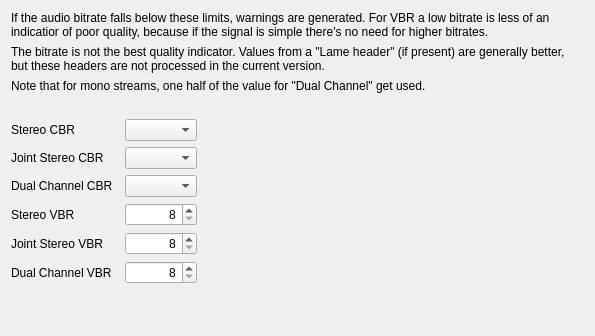
     <widget class="QWidget" name="m_pQualThreshW" >
      <attribute name="title" >
       <string>Quality thresholds</string>
      </attribute>
      <layout class="QGridLayout" >
       <item row="0" column="0" colspan="2" >
        <widget class="QLabel" name="label_8" >
         <property name="text" >
          <string>If the audio bitrate falls below these limits, warnings are generated. For VBR a low bitrate is less of an indicatior of poor quality, because if the signal is simple there's no need for higher bitrates. </string>
         </property>
         <property name="alignment" >
          <set>Qt::AlignLeading|Qt::AlignLeft|Qt::AlignTop</set>
         </property>
         <property name="wordWrap" >
          <bool>true</bool>
         </property>
        </widget>
       </item>
       <item row="1" column="0" colspan="2" >
        <widget class="QLabel" name="label_9" >
         <property name="text" >
          <string>The bitrate is not the best quality indicator. Values from a "Lame header" (if present) are generally better, but these headers are not processed in the current version.</string>
         </property>
         <property name="alignment" >
          <set>Qt::AlignLeading|Qt::AlignLeft|Qt::AlignTop</set>
         </property>
         <property name="wordWrap" >
          <bool>true</bool>
         </property>
        </widget>
       </item>
       <item row="2" column="0" colspan="2" >
        <widget class="QLabel" name="label_10" >
         <property name="text" >
          <string>Note that for mono streams, one half of the value for "Dual Channel" get used.</string>
         </property>
         <property name="alignment" >
          <set>Qt::AlignLeading|Qt::AlignLeft|Qt::AlignTop</set>
         </property>
         <property name="wordWrap" >
          <bool>true</bool>
         </property>
        </widget>
       </item>
       <item row="3" column="0" colspan="2" >
        <widget class="QLabel" name="label_11" >
         <property name="text" >
          <string/>
         </property>
         <property name="alignment" >
          <set>Qt::AlignLeading|Qt::AlignLeft|Qt::AlignTop</set>
         </property>
         <property name="wordWrap" >
          <bool>true</bool>
         </property>
        </widget>
       </item>
       <item row="4" column="0" >
        <widget class="QWidget" native="1" name="widget_12" >
         <property name="sizePolicy" >
          <sizepolicy vsizetype="Preferred" hsizetype="Minimum" >
           <horstretch>0</horstretch>
           <verstretch>0</verstretch>
          </sizepolicy>
         </property>
         <layout class="QGridLayout" >
          <property name="leftMargin" >
           <number>0</number>
          </property>
          <property name="topMargin" >
           <number>0</number>
          </property>
          <property name="rightMargin" >
           <number>0</number>
          </property>
          <property name="bottomMargin" >
           <number>0</number>
          </property>
          <item row="0" column="0" >
           <widget class="QLabel" name="label_2" >
            <property name="text" >
             <string>Stereo CBR</string>
            </property>
           </widget>
          </item>
          <item row="0" column="1" >
           <widget class="QComboBox" name="m_pQualStCbrCbB" >
            <property name="maxVisibleItems" >
             <number>15</number>
            </property>
           </widget>
          </item>
          <item row="1" column="0" >
           <widget class="QLabel" name="label_3" >
            <property name="text" >
             <string>Joint Stereo CBR</string>
            </property>
           </widget>
          </item>
          <item row="1" column="1" >
           <widget class="QComboBox" name="m_pQualJtStCbrCbB" >
            <property name="maxVisibleItems" >
             <number>15</number>
            </property>
           </widget>
          </item>
          <item row="2" column="0" >
           <widget class="QLabel" name="label_4" >
            <property name="text" >
             <string>Dual Channel CBR</string>
            </property>
           </widget>
          </item>
          <item row="2" column="1" >
           <widget class="QComboBox" name="m_pQualDlChCbrCbB" >
            <property name="maxVisibleItems" >
             <number>15</number>
            </property>
           </widget>
          </item>
          <item row="3" column="0" >
           <widget class="QLabel" name="label_5" >
            <property name="text" >
             <string>Stereo VBR</string>
            </property>
           </widget>
          </item>
          <item row="3" column="1" >
           <widget class="QSpinBox" name="m_pQualStVbrSB" >
            <property name="minimumSize" >
             <size>
              <width>70</width>
              <height>0</height>
             </size>
            </property>
            <property name="alignment" >
             <set>Qt::AlignRight|Qt::AlignTrailing|Qt::AlignVCenter</set>
            </property>
            <property name="minimum" >
             <number>8</number>
            </property>
            <property name="maximum" >
             <number>448</number>
            </property>
           </widget>
          </item>
          <item row="4" column="0" >
           <widget class="QLabel" name="label_6" >
            <property name="text" >
             <string>Joint Stereo VBR</string>
            </property>
           </widget>
          </item>
          <item row="4" column="1" >
           <widget class="QSpinBox" name="m_pQualJtStVbrSB" >
            <property name="minimumSize" >
             <size>
              <width>70</width>
              <height>0</height>
             </size>
            </property>
            <property name="alignment" >
             <set>Qt::AlignRight|Qt::AlignTrailing|Qt::AlignVCenter</set>
            </property>
            <property name="minimum" >
             <number>8</number>
            </property>
            <property name="maximum" >
             <number>448</number>
            </property>
           </widget>
          </item>
          <item row="5" column="0" >
           <widget class="QLabel" name="label_7" >
            <property name="text" >
             <string>Dual Channel VBR</string>
            </property>
           </widget>
          </item>
          <item row="5" column="1" >
           <widget class="QSpinBox" name="m_pQualDlChVbrSB" >
            <property name="minimumSize" >
             <size>
              <width>70</width>
              <height>0</height>
             </size>
            </property>
            <property name="alignment" >
             <set>Qt::AlignRight|Qt::AlignTrailing|Qt::AlignVCenter</set>
            </property>
            <property name="minimum" >
             <number>8</number>
            </property>
            <property name="maximum" >
             <number>448</number>
            </property>
           </widget>
          </item>
          <item row="6" column="0" >
           <spacer>
            <property name="orientation" >
             <enum>Qt::Vertical</enum>
            </property>
            <property name="sizeHint" >
             <size>
              <width>108</width>
              <height>41</height>
             </size>
            </property>
           </spacer>
          </item>
         </layout>
        </widget>
       </item>
       <item row="4" column="1" >
        <spacer>
         <property name="orientation" >
          <enum>Qt::Horizontal</enum>
         </property>
         <property name="sizeHint" >
          <size>
           <width>381</width>
           <height>20</height>
          </size>
         </property>
        </spacer>
       </item>
      </layout>
     </widget>
